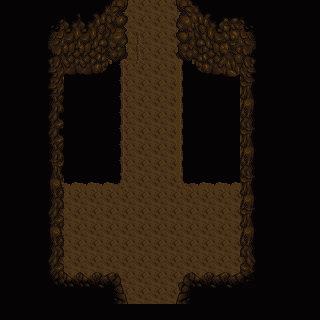

A level layout from a 2D game, rendered from its tile map. Below: a short description, then the map file with its tile-grid data intact:
An orthogonal 20x20 tile map with 16x16 px tiles, 3 tile layers (Tiled, UpTiled, Wall) and 19 objects (8x collision, 6x rock, 2x hole, maze8, maze5, ...).

<map version="1.2" tiledversion="1.2.4" orientation="orthogonal" renderorder="right-down" width="20" height="20" tilewidth="16" tileheight="16" infinite="0" nextlayerid="9" nextobjectid="21">
 <tileset firstgid="1" source="../../MapTextures/mine..tsx" />
 <layer id="1" name="Tiled" width="20" height="20">
  <data encoding="csv">
138,138,138,138,138,138,138,138,138,138,138,138,138,138,138,138,138,138,138,138,
138,138,138,138,138,138,138,138,138,138,138,138,138,138,138,138,138,138,138,138,
138,138,138,138,138,138,138,138,138,138,138,138,138,138,138,138,138,138,138,138,
138,138,138,138,138,138,138,78,138,138,138,78,138,138,138,138,138,138,138,138,
138,138,138,138,78,78,78,78,138,138,138,78,78,78,78,138,138,138,138,138,
138,138,138,78,78,78,78,78,138,138,138,78,78,78,78,138,138,138,138,138,
138,138,138,78,78,78,78,78,138,138,138,78,78,78,78,138,138,138,138,138,
138,138,138,78,78,78,78,78,138,138,138,78,78,78,78,138,138,138,138,138,
138,138,138,78,78,78,78,78,138,138,138,78,78,78,78,138,138,138,138,138,
138,138,138,78,78,78,78,78,138,138,138,78,78,78,78,138,138,138,138,138,
138,138,138,78,78,78,78,78,138,138,138,78,78,78,78,138,138,138,138,138,
138,138,138,138,78,78,78,78,138,138,138,78,78,78,78,138,138,138,138,138,
138,138,138,138,138,138,138,138,138,138,138,138,138,138,138,138,138,138,138,138,
138,138,138,138,138,138,138,138,138,138,138,138,138,138,138,138,138,138,138,138,
138,138,138,138,138,138,138,138,138,138,138,138,138,138,138,138,138,138,138,138,
138,138,138,138,138,138,138,138,138,138,138,138,138,138,138,138,138,138,138,138,
138,138,138,138,138,138,138,138,138,138,138,138,138,138,138,138,138,138,138,138,
138,138,138,138,138,138,138,138,138,138,138,138,138,138,138,138,138,138,138,138,
138,138,138,138,138,138,138,138,138,138,138,138,138,138,138,138,138,138,138,138,
138,138,138,138,138,138,138,138,138,138,138,138,138,138,138,138,138,138,138,138
</data>
 </layer>
 <layer id="5" name="UpTiled" width="20" height="20">
  <data encoding="csv">
0,0,0,0,0,0,0,0,0,0,0,0,0,0,0,0,0,0,0,0,
0,0,0,0,0,0,0,0,0,0,0,0,0,0,0,0,0,0,0,0,
0,0,0,0,0,0,0,0,262,0,0,0,0,0,0,0,0,0,0,0,
0,0,0,0,0,0,0,262,262,0,0,260,0,0,0,0,0,0,0,0,
0,0,0,0,0,0,0,262,0,0,0,260,0,0,0,0,0,0,0,0,
0,0,0,0,0,0,0,262,0,0,0,260,0,0,0,0,0,0,0,0,
0,0,0,0,0,0,0,262,0,0,0,260,0,0,0,0,0,0,0,0,
0,0,0,0,0,0,0,262,0,0,0,260,0,0,0,0,0,0,0,0,
0,0,0,0,0,0,0,262,0,0,0,260,0,0,0,0,0,0,0,0,
0,0,0,0,0,0,0,262,0,0,0,260,0,0,0,0,0,0,0,0,
0,0,0,0,0,0,0,262,0,0,0,260,0,0,0,0,0,0,0,0,
0,0,0,280,280,280,280,281,0,0,0,279,280,280,280,0,0,0,0,0,
0,0,0,0,0,0,0,0,0,0,0,0,0,0,0,0,0,0,0,0,
0,0,0,0,0,0,0,0,0,0,0,0,0,0,0,0,0,0,0,0,
0,0,0,0,0,0,0,0,0,0,0,0,0,0,0,0,0,0,0,0,
0,0,0,0,0,0,0,0,0,0,0,0,0,0,0,0,0,0,0,0,
0,0,0,0,0,0,0,0,0,0,0,0,0,0,0,0,0,0,0,0,
0,0,0,0,0,0,0,0,0,0,0,0,0,0,0,0,0,0,0,0,
0,0,0,0,0,0,0,0,0,0,0,0,0,0,0,0,0,0,0,0,
0,0,0,0,0,0,0,0,0,0,0,0,0,0,0,0,0,0,0,0
</data>
 </layer>
 <layer id="2" name="Wall" width="20" height="20">
  <data encoding="csv">
78,78,78,78,70,70,71,72,0,0,0,73,94,95,78,78,78,78,78,78,
78,78,78,69,86,86,87,88,0,0,0,89,110,111,77,112,78,78,78,78,
78,78,78,85,102,102,103,104,0,0,0,105,126,127,93,128,78,78,78,78,
78,78,78,101,118,118,119,120,0,0,0,121,142,143,109,144,78,78,78,78,
78,78,78,117,134,134,135,136,0,0,0,0,158,159,125,160,78,78,78,78,
78,78,78,117,0,0,0,0,0,0,0,0,0,0,0,176,78,78,78,78,
78,78,78,165,0,0,0,0,0,0,0,0,0,0,0,192,78,78,78,78,
78,78,78,181,0,0,0,0,0,0,0,0,0,0,0,208,78,78,78,78,
78,78,78,181,0,0,0,0,0,0,0,0,0,0,0,176,78,78,78,78,
78,78,78,165,0,0,0,0,0,0,0,0,0,0,0,192,78,78,78,78,
78,78,78,133,0,0,0,0,0,0,0,0,0,0,0,208,78,78,78,78,
78,78,78,149,0,0,0,0,0,0,0,0,0,0,0,176,78,78,78,78,
78,78,78,165,0,0,0,0,0,0,0,0,0,0,0,192,78,78,78,78,
78,78,78,181,0,0,0,0,0,0,0,0,0,0,0,176,78,78,78,78,
78,78,78,149,0,0,0,0,0,0,0,0,0,0,0,192,78,78,78,78,
78,78,78,165,0,0,0,0,0,0,0,0,0,0,0,208,78,78,78,78,
78,78,78,181,0,0,0,0,0,0,0,0,0,0,0,224,78,78,78,78,
78,78,78,197,215,215,216,217,0,0,0,221,215,216,216,222,78,78,78,78,
78,78,78,78,78,78,78,233,0,0,0,237,78,78,78,78,78,78,78,78,
78,78,78,78,78,78,78,78,78,78,78,78,78,78,78,78,78,78,78,78
</data>
 </layer>
 <objectgroup id="3" name="Collision">
  <object id="2" name="collision" x="-0.5" y="-0.5" width="61.5" height="321" />
  <object id="3" name="collision" x="60" y="276.5" width="65.5" height="44.5" />
  <object id="4" name="collision" x="182" y="273.5" width="64.5" height="47.5" />
  <object id="5" name="collision" x="240.5" y="-0.5" width="79.5" height="320.5" />
  <object id="6" name="collision" x="194" y="2.5" width="46" height="73.5" />
  <object id="7" name="collision" x="177" y="1.5" width="16.5" height="58" />
  <object id="8" name="collision" x="109.5" y="1" width="17.5" height="58.5" />
  <object id="9" name="collision" x="61.5" y="-1" width="46.5" height="74" />
 </objectgroup>
 <objectgroup id="4" name="Object">
  <object id="10" name="maze8" x="127.5" y="1" width="49" height="23.5" />
  <object id="11" name="maze5" x="126" y="287" width="54.5" height="19.5" />
 </objectgroup>
 <objectgroup id="6" name="Hole">
  <object id="12" name="hole" x="183" y="59.5" width="57.5" height="122" />
  <object id="13" name="hole" x="63" y="57" width="56.5" height="124" />
 </objectgroup>
 <objectgroup id="7" name="GrassAndRock">
  <object id="14" name="rock" x="62.5" y="183" width="16" height="16" />
  <object id="15" name="rock" x="80" y="182.5" width="16" height="16" />
  <object id="16" name="rock" x="98" y="183" width="16" height="16" />
  <object id="17" name="rock" x="185.5" y="182.5" width="16" height="16" />
  <object id="18" name="rock" x="203" y="183" width="16" height="16" />
  <object id="19" name="rock" x="221" y="183" width="16" height="16" />
 </objectgroup>
 <objectgroup id="8" name="Enemy">
  <object id="20" name="armos" x="151" y="52">
   <point />
  </object>
 </objectgroup>
</map>
